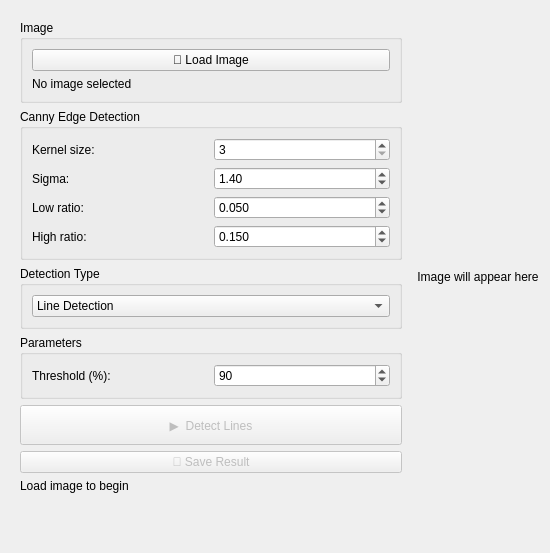
                        <widget class="QWidget" name="tabShapes">
                            <attribute name="title"><string>Shapes </string></attribute>
                            <layout class="QHBoxLayout" name="layoutShapesPage">
                                <item>
                                    <widget class="QWidget" name="shapesControlsWidget" native="true">
                                        <property name="minimumSize"><size><width>400</width><height>0</height></size></property>
                                        <property name="maximumSize"><size><width>400</width><height>16777215</height></size></property>
                                        <layout class="QVBoxLayout" name="layoutShapesControls">
                                            <item>
                                                <widget class="QGroupBox" name="shapesImageGroup">
                                                    <property name="title"><string>Image</string></property>
                                                    <layout class="QVBoxLayout" name="layoutShapesImageGroup">
                                                        <item>
                                                            <widget class="QPushButton" name="shapesOpenBtn">
                                                                <property name="text"><string>📂 Load Image</string></property>
                                                            </widget>
                                                        </item>
                                                        <item>
                                                            <widget class="QLabel" name="shapesImageNameLbl">
                                                                <property name="text"><string>No image selected</string></property>
                                                                <property name="wordWrap"><bool>true</bool></property>
                                                            </widget>
                                                        </item>
                                                    </layout>
                                                </widget>
                                            </item>
                                            <item>
                                                <widget class="QGroupBox" name="shapesCanny">
                                                    <property name="title"><string>Canny Edge Detection</string></property>
                                                    <layout class="QGridLayout" name="layoutShapesCanny">
                                                        <item row="0" column="0">
                                                            <widget class="QLabel" name="shapesKernelLbl">
                                                                <property name="text"><string>Kernel size:</string></property>
                                                            </widget>
                                                        </item>
                                                        <item row="0" column="1">
                                                            <widget class="QSpinBox" name="shapesKernelSpin">
                                                                <property name="minimum"><number>3</number></property>
                                                                <property name="maximum"><number>21</number></property>
                                                                <property name="singleStep"><number>2</number></property>
                                                                <property name="value"><number>3</number></property>
                                                            </widget>
                                                        </item>
                                                        <item row="1" column="0">
                                                            <widget class="QLabel" name="shapesSigmaLbl">
                                                                <property name="text"><string>Sigma:</string></property>
                                                            </widget>
                                                        </item>
                                                        <item row="1" column="1">
                                                            <widget class="QDoubleSpinBox" name="shapesSigmaSpin">
                                                                <property name="decimals"><number>2</number></property>
                                                                <property name="singleStep"><double>0.10000000000000</double></property>
                                                                <property name="value"><double>1.40000000000000</double></property>
                                                            </widget>
                                                        </item>
                                                        <item row="2" column="0">
                                                            <widget class="QLabel" name="shapesLowLbl">
                                                                <property name="text"><string>Low ratio:</string></property>
                                                            </widget>
                                                        </item>
                                                        <item row="2" column="1">
                                                            <widget class="QDoubleSpinBox" name="shapesLowSpin">
                                                                <property name="decimals"><number>3</number></property>
                                                                <property name="maximum"><double>1.000000000000000</double></property>
                                                                <property name="singleStep"><double>0.010000000000000</double></property>
                                                                <property name="value"><double>0.050000000000000</double></property>
                                                            </widget>
                                                        </item>
                                                        <item row="3" column="0">
                                                            <widget class="QLabel" name="shapesHighLbl">
                                                                <property name="text"><string>High ratio:</string></property>
                                                            </widget>
                                                        </item>
                                                        <item row="3" column="1">
                                                            <widget class="QDoubleSpinBox" name="shapesHighSpin">
                                                                <property name="decimals"><number>3</number></property>
                                                                <property name="maximum"><double>1.000000000000000</double></property>
                                                                <property name="singleStep"><double>0.010000000000000</double></property>
                                                                <property name="value"><double>0.150000000000000</double></property>
                                                            </widget>
                                                        </item>
                                                    </layout>
                                                </widget>
                                            </item>
                                            <item>
                                                <widget class="QGroupBox" name="shapesDetectionTypeGroup">
                                                    <property name="title"><string>Detection Type</string></property>
                                                    <layout class="QVBoxLayout" name="layoutShapesDetectionType">
                                                        <item>
                                                            <widget class="QComboBox" name="shapesDetectionTypeCombo">
                                                                <item><property name="text"><string>Line Detection</string></property></item>
                                                                <item><property name="text"><string>Circle Detection</string></property></item>
                                                                <item><property name="text"><string>Ellipse Detection</string></property></item>
                                                            </widget>
                                                        </item>
                                                    </layout>
                                                </widget>
                                            </item>
                                            <item>
                                                <widget class="QGroupBox" name="shapesHoughGroup">
                                                    <property name="title"><string>Parameters</string></property>
                                                    <layout class="QGridLayout" name="layoutShapesHough">
                                                        <item row="0" column="0">
                                                            <widget class="QLabel" name="shapesThresholdLbl">
                                                                <property name="text"><string>Threshold (%):</string></property>
                                                            </widget>
                                                        </item>
                                                        <item row="0" column="1">
                                                            <widget class="QSpinBox" name="shapesThresholdSpin">
                                                                <property name="minimum"><number>10</number></property>
                                                                <property name="maximum"><number>100</number></property>
                                                                <property name="singleStep"><number>10</number></property>
                                                                <property name="value"><number>90</number></property>
                                                            </widget>
                                                        </item>
                                                    </layout>
                                                </widget>
                                            </item>
                                            <item>
                                                <widget class="QPushButton" name="shapesDetectBtn">
                                                    <property name="enabled"><bool>false</bool></property>
                                                    <property name="minimumSize"><size><width>0</width><height>40</height></size></property>
                                                    <property name="text"><string>▶  Detect Lines</string></property>
                                                </widget>
                                            </item>
                                            <item>
                                                <widget class="QPushButton" name="shapesSaveBtn">
                                                    <property name="enabled"><bool>false</bool></property>
                                                    <property name="text"><string>💾 Save Result</string></property>
                                                </widget>
                                            </item>
                                            <item>
                                                <widget class="QLabel" name="shapesStatsLbl">
                                                    <property name="text"><string>Load image to begin</string></property>
                                                    <property name="wordWrap"><bool>true</bool></property>
                                                </widget>
                                            </item>
                                            <item>
                                                <spacer name="verticalSpacerShapes">
                                                    <property name="orientation"><enum>Qt::Vertical</enum></property>
                                                    <property name="sizeHint" stdset="0"><size><width>20</width><height>40</height></size></property>
                                                </spacer>
                                            </item>
                                        </layout>
                                    </widget>
                                </item>
                                <item>
                                    <widget class="QLabel" name="shapesImageHost">
                                        <property name="text"><string>Image will appear here</string></property>
                                        <property name="alignment"><set>Qt::AlignCenter</set></property>
                                    </widget>
                                </item>
                            </layout>
                        </widget>
